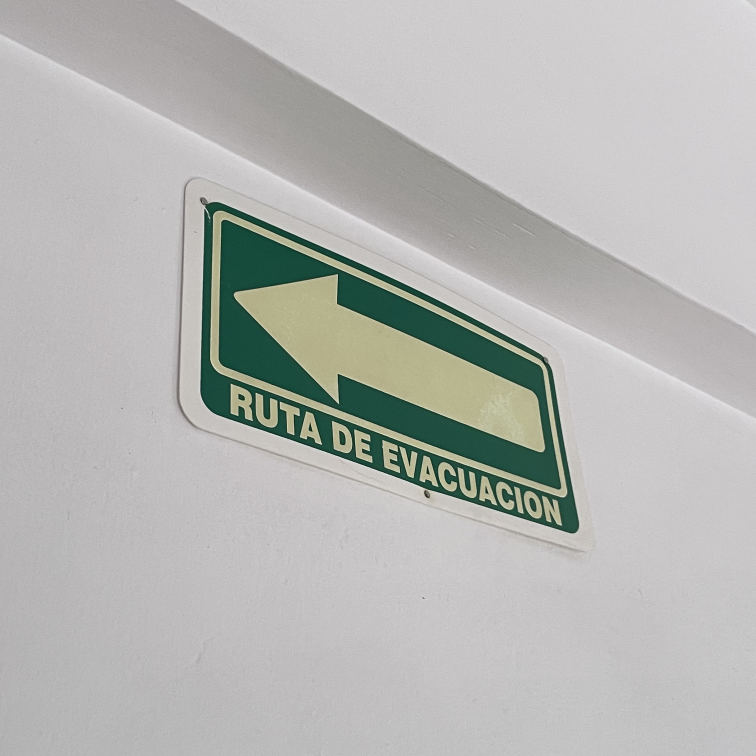
#> input picture Converted/IMG_2325.jpeg, 3024 x 3024 px, found by its file name (shown at 1/4 size); its folder holds only this picture in this run
$ python Extra.py
#> lines starting #> are read from the running program, lines starting #| are printed output that depends on the picture; after the words box and inside, x2 and y2 are one past the last pixel; in counts of white or black regions, pixels touching at a corner belong together
import cv2
import os

folder_path = r'C:\Users\LAPL\OneDrive\Documentos\ARTEK\Cuarto Trimestre\PDI\Converted'
output_folder = r'C:\Users\LAPL\OneDrive\Documentos\ARTEK\Cuarto Trimestre\PDI\Converted\Filtred\Gray Scale'

# Obtener la lista de archivos en la carpeta
file_list = os.listdir(folder_path)

# Iterar sobre cada archivo
for filename in file_list:
    if filename.endswith('.jpeg'):  # Asegurarse de procesar solo archivos JPEG (puedes ajustar la extensión según tus necesidades)
        # Ruta completa del archivo de imagen de entrada
        input_path = os.path.join(folder_path, filename)

        # Leer la imagen en escala de grises
        img = cv2.imread(input_path, cv2.IMREAD_GRAYSCALE)
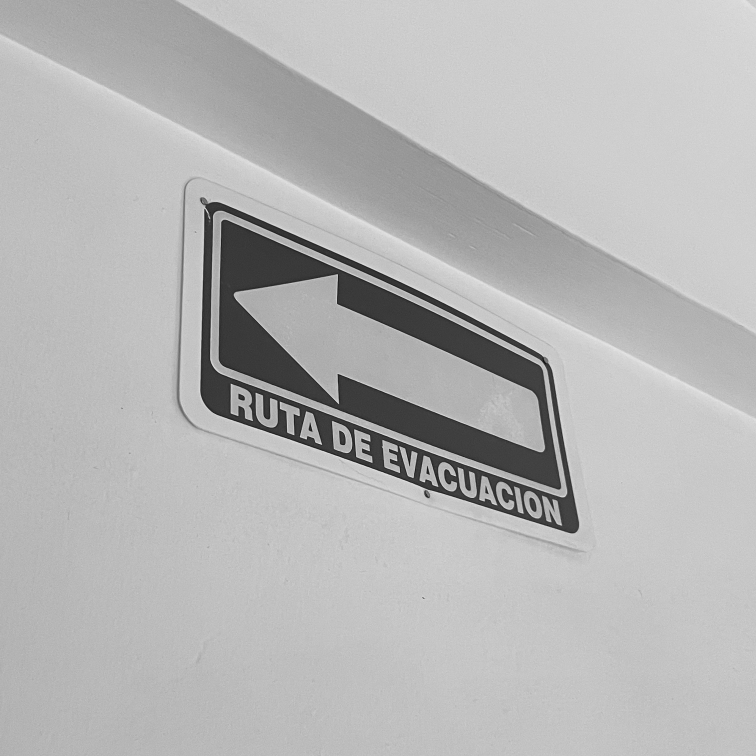
#> img: shape (3024, 3024) (shown at 1/4 size); min 2, max 253, mean 182.1

        # Aplicar los filtros
        # Aplicar filtro de suavizado
        blur = cv2.GaussianBlur(img, (5, 5), 0)
        # Aplicar umbral adaptativo
        thresh = cv2.adaptiveThreshold(blur, 255, cv2.ADAPTIVE_THRESH_MEAN_C, cv2.THRESH_BINARY, 11, 2)
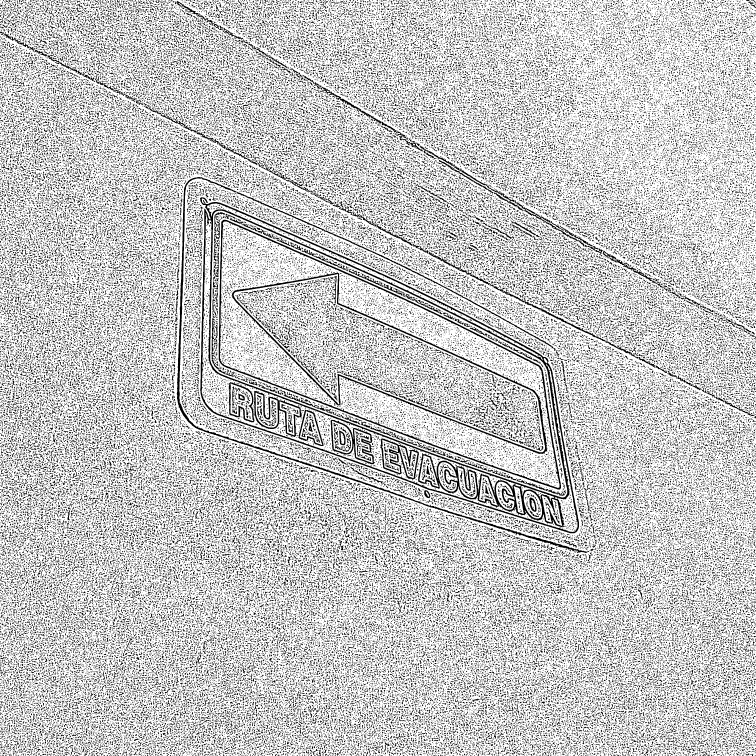
#> thresh: shape (3024, 3024) (shown at 1/4 size); 77.2% white; 108568 black regions (74590 under 20 px), largest, box (x1, y1, x2, y2) and area: (800, 789, 2316, 2133) 75174, (875, 879, 2244, 1958) 23910, (926, 1087, 2191, 1816) 20840
        # Aplicar transformación morfológica
        kernel = cv2.getStructuringElement(cv2.MORPH_RECT, (3, 3))
        closed = cv2.morphologyEx(thresh, cv2.MORPH_CLOSE, kernel)
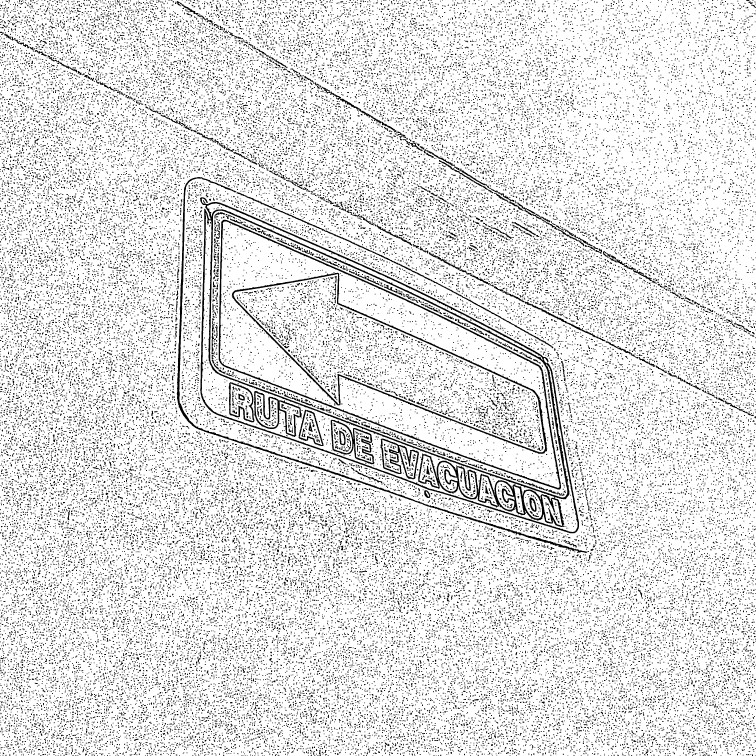
#> closed: shape (3024, 3024) (shown at 1/4 size); 87.8% white; 53483 black regions (39180 under 20 px), largest, box (x1, y1, x2, y2) and area: (800, 789, 2316, 2133) 54877, (875, 879, 2244, 1958) 23611, (927, 1091, 2189, 1815) 20517
        # Aplicar transformación de apertura
        opened = cv2.morphologyEx(closed, cv2.MORPH_CLOSE, kernel)

        # Redimensionar la imagen
        scale_percent = 25
        width = int(opened.shape[1] * scale_percent / 100)
#> width = 756
        height = int(opened.shape[0] * scale_percent / 100)
#> height = 756
        dim = (width, height)
#> dim = (756, 756)
        dst = cv2.resize(opened, dim, interpolation=cv2.INTER_AREA)
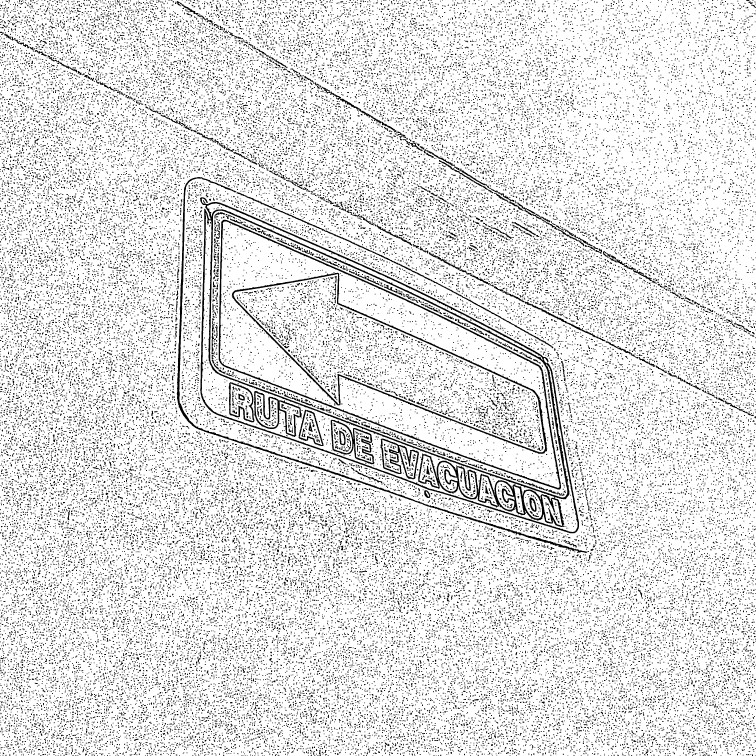
#> dst: shape (756, 756); min 0, max 255, mean 223.8

        # Ruta completa del archivo de imagen de salida
        output_path = os.path.join(output_folder, 'processed_' + filename)

        # Guardar la imagen procesada
        cv2.imwrite(output_path, dst)

        # Mostrar imagen mejorada y guardarla
        cv2.imshow('Imagen procesada', dst)
        cv2.waitKey(0)

print("Proceso completado")
cv2.destroyAllWindows()

$ run again, on Converted/IMG_2365.jpeg
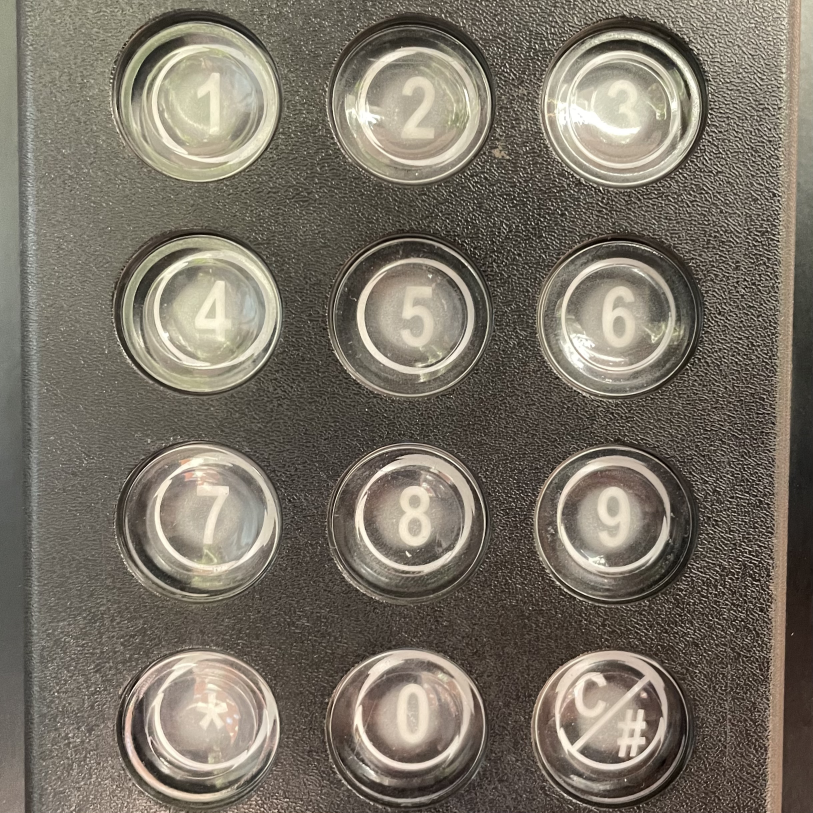
#> input picture Converted/IMG_2365.jpeg, 2438 x 2438 px, found by its file name (shown at 1/3 size)
#> `thresh = cv2.adaptiveThreshold(blur, 255, cv2.ADAPTIVE_THRESH_MEAN_C, ..`:
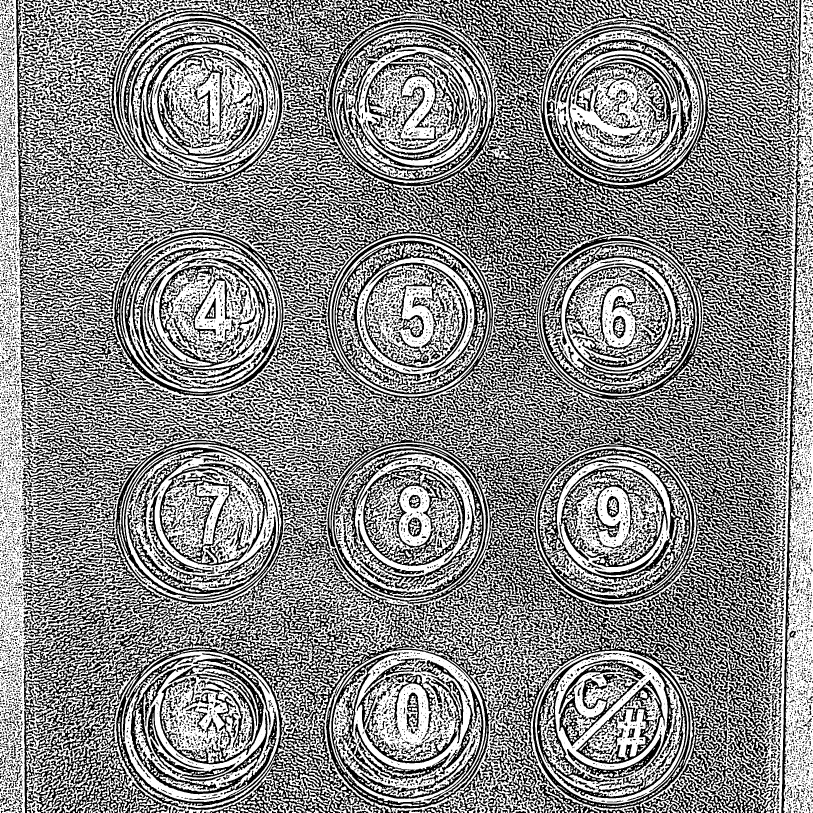
#> thresh: shape (2438, 2438) (shown at 1/3 size); 54.5% white; 11056 black regions (5928 under 20 px), largest, box (x1, y1, x2, y2) and area: (204, 0, 2403, 2438) 938996, (44, 1319, 1485, 2438) 326101, (1613, 1345, 2071, 1797) 34074
#> closed: shape (2438, 2438); 58.2% white; 16442 black regions (4352 under 20 px), largest, box (x1, y1, x2, y2) and area: (926, 47, 2178, 838) 95875, (1598, 1767, 2147, 2426) 31762, (347, 1319, 850, 1794) 23364
#> `dst = cv2.resize(opened, dim, interpolation=cv2.INTER_AREA)`:
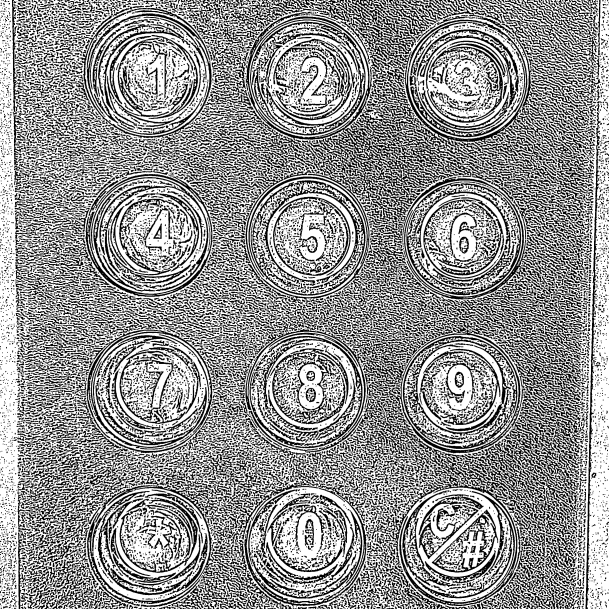
#> dst: shape (609, 609); min 0, max 255, mean 148.3
